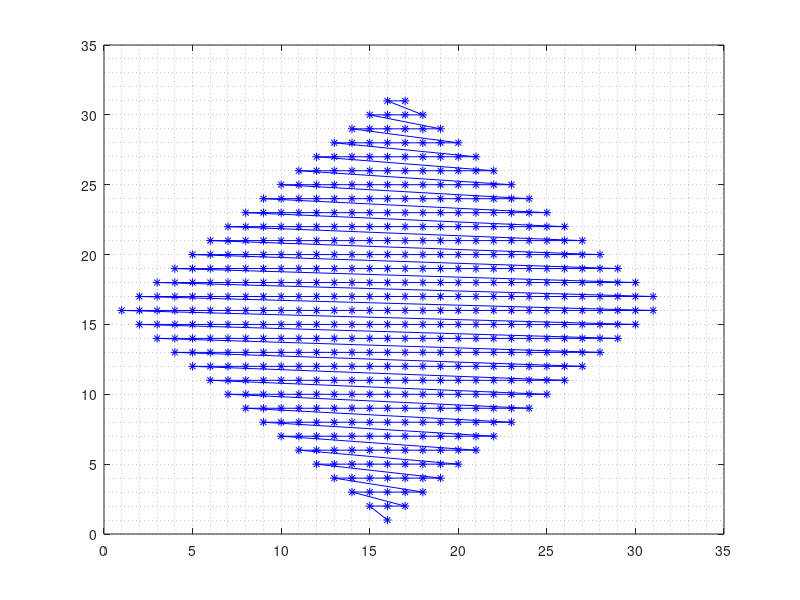

Reproduce this figure in MATLAB.
rx=[16
15
16
17
14
15
16
17
18
13
14
15
16
17
18
19
12
13
14
15
16
17
18
19
20
11
12
13
14
15
16
17
18
19
20
21
10
11
12
13
14
15
16
17
18
19
20
21
22
9
10
11
12
13
14
15
16
17
18
19
20
21
22
23
8
9
10
11
12
13
14
15
16
17
18
19
20
21
22
23
24
7
8
9
10
11
12
13
14
15
16
17
18
19
20
21
22
23
24
25
6
7
8
9
10
11
12
13
14
15
16
17
18
19
20
21
22
23
24
25
26
5
6
7
8
9
10
11
12
13
14
15
16
17
18
19
20
21
22
23
24
25
26
27
4
5
6
7
8
9
10
11
12
13
14
15
16
17
18
19
20
21
22
23
24
25
26
27
28
3
4
5
6
7
8
9
10
11
12
13
14
15
16
17
18
19
20
21
22
23
24
25
26
27
28
29
2
3
4
5
6
7
8
9
10
11
12
13
14
15
16
17
18
19
20
21
22
23
24
25
26
27
28
29
30
1
2
3
4
5
6
7
8
9
10
11
12
13
14
15
16
17
18
19
20
21
22
23
24
25
26
27
28
29
30
31
2
3
4
5
6
7
8
9
10
11
12
13
14
15
16
17
18
19
20
21
22
23
24
25
26
27
28
29
30
31
3
4
5
6
7
8
9
10
11
12
13
14
15
16
17
18
19
20
21
22
23
24
25
26
27
28
29
30
4
5
6
7
8
9
10
11
12
13
14
15
16
17
18
19
20
21
22
23
24
25
26
27
28
29
5
6
7
8
9
10
11
12
13
14
15
16
17
18
19
20
21
22
23
24
25
26
27
28
6
7
8
9
10
11
12
13
14
15
16
17
18
19
20
21
22
23
24
25
26
27
7
8
9
10
11
12
13
14
15
16
17
18
19
20
21
22
23
24
25
26
8
9
10
11
12
13
14
15
16
17
18
19
20
21
22
23
24
25
9
10
11
12
13
14
15
16
17
18
19
20
21
22
23
24
10
11
12
13
14
15
16
17
18
19
20
21
22
23
11
12
13
14
15
16
17
18
19
20
21
22
12
13
14
15
16
17
18
19
20
21
13
14
15
16
17
18
19
20
14
15
16
17
18
19
15
16
17
18
16
17];

ry=[1
2
2
2
3
3
3
3
3
4
4
4
4
4
4
4
5
5
5
5
5
5
5
5
5
6
6
6
6
6
6
6
6
6
6
6
7
7
7
7
7
7
7
7
7
7
7
7
7
8
8
8
8
8
8
8
8
8
8
8
8
8
8
8
9
9
9
9
9
9
9
9
9
9
9
9
9
9
9
9
9
10
10
10
10
10
10
10
10
10
10
10
10
10
10
10
10
10
10
10
11
11
11
11
11
11
11
11
11
11
11
11
11
11
11
11
11
11
11
11
11
12
12
12
12
12
12
12
12
12
12
12
12
12
12
12
12
12
12
12
12
12
12
12
13
13
13
13
13
13
13
13
13
13
13
13
13
13
13
13
13
13
13
13
13
13
13
13
13
14
14
14
14
14
14
14
14
14
14
14
14
14
14
14
14
14
14
14
14
14
14
14
14
14
14
14
15
15
15
15
15
15
15
15
15
15
15
15
15
15
15
15
15
15
15
15
15
15
15
15
15
15
15
15
15
16
16
16
16
16
16
16
16
16
16
16
16
16
16
16
16
16
16
16
16
16
16
16
16
16
16
16
16
16
16
16
17
17
17
17
17
17
17
17
17
17
17
17
17
17
17
17
17
17
17
17
17
17
17
17
17
17
17
17
17
17
18
18
18
18
18
18
18
18
18
18
18
18
18
18
18
18
18
18
18
18
18
18
18
18
18
18
18
18
19
19
19
19
19
19
19
19
19
19
19
19
19
19
19
19
19
19
19
19
19
19
19
19
19
19
20
20
20
20
20
20
20
20
20
20
20
20
20
20
20
20
20
20
20
20
20
20
20
20
21
21
21
21
21
21
21
21
21
21
21
21
21
21
21
21
21
21
21
21
21
21
22
22
22
22
22
22
22
22
22
22
22
22
22
22
22
22
22
22
22
22
23
23
23
23
23
23
23
23
23
23
23
23
23
23
23
23
23
23
24
24
24
24
24
24
24
24
24
24
24
24
24
24
24
24
25
25
25
25
25
25
25
25
25
25
25
25
25
25
26
26
26
26
26
26
26
26
26
26
26
26
27
27
27
27
27
27
27
27
27
27
28
28
28
28
28
28
28
28
29
29
29
29
29
29
30
30
30
30
31
31];
dx=[30
28
29
30
26
27
28
29
30
24
25
26
27
28
29
30
22
23
24
25
26
27
28
29
30
20
21
22
23
24
25
26
27
28
29
30
18
19
20
21
22
23
24
25
26
27
28
29
30
16
17
18
19
20
21
22
23
24
25
26
27
28
29
30
14
15
16
17
18
19
20
21
22
23
24
25
26
27
28
29
30
12
13
14
15
16
17
18
19
20
21
22
23
24
25
26
27
28
29
30
10
11
12
13
14
15
16
17
18
19
20
21
22
23
24
25
26
27
28
29
30
8
9
10
11
12
13
14
15
16
17
18
19
20
21
22
23
24
25
26
27
28
29
30
6
7
8
9
10
11
12
13
14
15
16
17
18
19
20
21
22
23
24
25
26
27
28
29
30
4
5
6
7
8
9
10
11
12
13
14
15
16
17
18
19
20
21
22
23
24
25
26
27
28
29
30
2
3
4
5
6
7
8
9
10
11
12
13
14
15
16
17
18
19
20
21
22
23
24
25
26
27
28
29
30
0
1
2
3
4
5
6
7
8
9
10
11
12
13
14
15
16
17
18
19
20
21
22
23
24
25
26
27
28
29
30
0
1
2
3
4
5
6
7
8
9
10
11
12
13
14
15
16
17
18
19
20
21
22
23
24
25
26
27
28
29
0
1
2
3
4
5
6
7
8
9
10
11
12
13
14
15
16
17
18
19
20
21
22
23
24
25
26
27
0
1
2
3
4
5
6
7
8
9
10
11
12
13
14
15
16
17
18
19
20
21
22
23
24
25
0
1
2
3
4
5
6
7
8
9
10
11
12
13
14
15
16
17
18
19
20
21
22
23
0
1
2
3
4
5
6
7
8
9
10
11
12
13
14
15
16
17
18
19
20
21
0
1
2
3
4
5
6
7
8
9
10
11
12
13
14
15
16
17
18
19
0
1
2
3
4
5
6
7
8
9
10
11
12
13
14
15
16
17
0
1
2
3
4
5
6
7
8
9
10
11
12
13
14
15
0
1
2
3
4
5
6
7
8
9
10
11
12
13
0
1
2
3
4
5
6
7
8
9
10
11
0
1
2
3
4
5
6
7
8
9
0
1
2
3
4
5
6
7
0
1
2
3
4
5
0
1
2
3
0
1];
dy=[0
0
1
2
0
1
2
3
4
0
1
2
3
4
5
6
0
1
2
3
4
5
6
7
8
0
1
2
3
4
5
6
7
8
9
10
0
1
2
3
4
5
6
7
8
9
10
11
12
0
1
2
3
4
5
6
7
8
9
10
11
12
13
14
0
1
2
3
4
5
6
7
8
9
10
11
12
13
14
15
16
0
1
2
3
4
5
6
7
8
9
10
11
12
13
14
15
16
17
18
0
1
2
3
4
5
6
7
8
9
10
11
12
13
14
15
16
17
18
19
20
0
1
2
3
4
5
6
7
8
9
10
11
12
13
14
15
16
17
18
19
20
21
22
0
1
2
3
4
5
6
7
8
9
10
11
12
13
14
15
16
17
18
19
20
21
22
23
24
0
1
2
3
4
5
6
7
8
9
10
11
12
13
14
15
16
17
18
19
20
21
22
23
24
25
26
0
1
2
3
4
5
6
7
8
9
10
11
12
13
14
15
16
17
18
19
20
21
22
23
24
25
26
27
28
0
1
2
3
4
5
6
7
8
9
10
11
12
13
14
15
16
17
18
19
20
21
22
23
24
25
26
27
28
29
30
2
3
4
5
6
7
8
9
10
11
12
13
14
15
16
17
18
19
20
21
22
23
24
25
26
27
28
29
30
31
4
5
6
7
8
9
10
11
12
13
14
15
16
17
18
19
20
21
22
23
24
25
26
27
28
29
30
31
6
7
8
9
10
11
12
13
14
15
16
17
18
19
20
21
22
23
24
25
26
27
28
29
30
31
8
9
10
11
12
13
14
15
16
17
18
19
20
21
22
23
24
25
26
27
28
29
30
31
10
11
12
13
14
15
16
17
18
19
20
21
22
23
24
25
26
27
28
29
30
31
12
13
14
15
16
17
18
19
20
21
22
23
24
25
26
27
28
29
30
31
14
15
16
17
18
19
20
21
22
23
24
25
26
27
28
29
30
31
16
17
18
19
20
21
22
23
24
25
26
27
28
29
30
31
18
19
20
21
22
23
24
25
26
27
28
29
30
31
20
21
22
23
24
25
26
27
28
29
30
31
22
23
24
25
26
27
28
29
30
31
24
25
26
27
28
29
30
31
26
27
28
29
30
31
28
29
30
31
30
31];
Rx=[1
2
3
4
5
6
7
8
9
10
11
12
13
14
15
16
2
3
4
5
6
7
8
9
10
11
12
13
14
15
16
17
2
3
4
5
6
7
8
9
10
11
12
13
14
15
16
17
3
4
5
6
7
8
9
10
11
12
13
14
15
16
17
18
3
4
5
6
7
8
9
10
11
12
13
14
15
16
17
18
4
5
6
7
8
9
10
11
12
13
14
15
16
17
18
19
4
5
6
7
8
9
10
11
12
13
14
15
16
17
18
19
5
6
7
8
9
10
11
12
13
14
15
16
17
18
19
20
5
6
7
8
9
10
11
12
13
14
15
16
17
18
19
20
6
7
8
9
10
11
12
13
14
15
16
17
18
19
20
21
6
7
8
9
10
11
12
13
14
15
16
17
18
19
20
21
7
8
9
10
11
12
13
14
15
16
17
18
19
20
21
22
7
8
9
10
11
12
13
14
15
16
17
18
19
20
21
22
8
9
10
11
12
13
14
15
16
17
18
19
20
21
22
23
8
9
10
11
12
13
14
15
16
17
18
19
20
21
22
23
9
10
11
12
13
14
15
16
17
18
19
20
21
22
23
24
9
10
11
12
13
14
15
16
17
18
19
20
21
22
23
24
10
11
12
13
14
15
16
17
18
19
20
21
22
23
24
25
10
11
12
13
14
15
16
17
18
19
20
21
22
23
24
25
11
12
13
14
15
16
17
18
19
20
21
22
23
24
25
26
11
12
13
14
15
16
17
18
19
20
21
22
23
24
25
26
12
13
14
15
16
17
18
19
20
21
22
23
24
25
26
27
12
13
14
15
16
17
18
19
20
21
22
23
24
25
26
27
13
14
15
16
17
18
19
20
21
22
23
24
25
26
27
28
13
14
15
16
17
18
19
20
21
22
23
24
25
26
27
28
14
15
16
17
18
19
20
21
22
23
24
25
26
27
28
29
14
15
16
17
18
19
20
21
22
23
24
25
26
27
28
29
15
16
17
18
19
20
21
22
23
24
25
26
27
28
29
30
15
16
17
18
19
20
21
22
23
24
25
26
27
28
29
30
16
17
18
19
20
21
22
23
24
25
26
27
28
29
30
31
16
17
18
19
20
21
22
23
24
25
26
27
28
29
30
31
];
Ry=[16
17
18
19
20
21
22
23
24
25
26
27
28
29
30
31
16
17
18
19
20
21
22
23
24
25
26
27
28
29
30
31
15
16
17
18
19
20
21
22
23
24
25
26
27
28
29
30
15
16
17
18
19
20
21
22
23
24
25
26
27
28
29
30
14
15
16
17
18
19
20
21
22
23
24
25
26
27
28
29
14
15
16
17
18
19
20
21
22
23
24
25
26
27
28
29
13
14
15
16
17
18
19
20
21
22
23
24
25
26
27
28
13
14
15
16
17
18
19
20
21
22
23
24
25
26
27
28
12
13
14
15
16
17
18
19
20
21
22
23
24
25
26
27
12
13
14
15
16
17
18
19
20
21
22
23
24
25
26
27
11
12
13
14
15
16
17
18
19
20
21
22
23
24
25
26
11
12
13
14
15
16
17
18
19
20
21
22
23
24
25
26
10
11
12
13
14
15
16
17
18
19
20
21
22
23
24
25
10
11
12
13
14
15
16
17
18
19
20
21
22
23
24
25
9
10
11
12
13
14
15
16
17
18
19
20
21
22
23
24
9
10
11
12
13
14
15
16
17
18
19
20
21
22
23
24
8
9
10
11
12
13
14
15
16
17
18
19
20
21
22
23
8
9
10
11
12
13
14
15
16
17
18
19
20
21
22
23
7
8
9
10
11
12
13
14
15
16
17
18
19
20
21
22
7
8
9
10
11
12
13
14
15
16
17
18
19
20
21
22
6
7
8
9
10
11
12
13
14
15
16
17
18
19
20
21
6
7
8
9
10
11
12
13
14
15
16
17
18
19
20
21
5
6
7
8
9
10
11
12
13
14
15
16
17
18
19
20
5
6
7
8
9
10
11
12
13
14
15
16
17
18
19
20
4
5
6
7
8
9
10
11
12
13
14
15
16
17
18
19
4
5
6
7
8
9
10
11
12
13
14
15
16
17
18
19
3
4
5
6
7
8
9
10
11
12
13
14
15
16
17
18
3
4
5
6
7
8
9
10
11
12
13
14
15
16
17
18
2
3
4
5
6
7
8
9
10
11
12
13
14
15
16
17
2
3
4
5
6
7
8
9
10
11
12
13
14
15
16
17
1
2
3
4
5
6
7
8
9
10
11
12
13
14
15
16
];

x=[30
28
29
30
26
27
28
29
30
24
25
26
27
28
29
30
22
23
24
25
26
27
28
29
30
20
21
22
23
24
25
26
27
28
29
30
18
19
20
21
22
23
24
25
26
27
28
29
30
16
17
18
19
20
21
22
23
24
25
26
27
28
29
30
14
15
16
17
18
19
20
21
22
23
24
25
26
27
28
29
30
12
13
14
15
16
17
18
19
20
21
22
23
24
25
26
27
28
29
30
10
11
12
13
14
15
16
17
18
19
20
21
22
23
24
25
26
27
28
29
30
8
9
10
11
12
13
14
15
16
17
18
19
20
21
22
23
24
25
26
27
28
29
30
6
7
8
9
10
11
12
13
14
15
16
17
18
19
20
21
22
23
24
25
26
27
28
29
30
4
5
6
7
8
9
10
11
12
13
14
15
16
17
18
19
20
21
22
23
24
25
26
27
28
29
30
2
3
4
5
6
7
8
9
10
11
12
13
14
15
16
17
18
19
20
21
22
23
24
25
26
27
28
29
30
0
1
2
3
4
5
6
7
8
9
10
11
12
13
14
15
16
17
18
19
20
21
22
23
24
25
26
27
28
29
30
0
1
2
3
4
5
6
7
8
9
10
11
12
13
14
15
16
17
18
19
20
21
22
23
24
25
26
27
28
29
0
1
2
3
4
5
6
7
8
9
10
11
12
13
14
15
16
17
18
19
20
21
22
23
24
25
26
27
0
1
2
3
4
5
6
7
8
9
10
11
12
13
14
15
16
17
18
19
20
21
22
23
24
25
0
1
2
3
4
5
6
7
8
9
10
11
12
13
14
15
16
17
18
19
20
21
22
23
0
1
2
3
4
5
6
7
8
9
10
11
12
13
14
15
16
17
18
19
20
21
0
1
2
3
4
5
6
7
8
9
10
11
12
13
14
15
16
17
18
19
0
1
2
3
4
5
6
7
8
9
10
11
12
13
14
15
16
17
0
1
2
3
4
5
6
7
8
9
10
11
12
13
14
15
0
1
2
3
4
5
6
7
8
9
10
11
12
13
0
1
2
3
4
5
6
7
8
9
10
11
0
1
2
3
4
5
6
7
8
9
0
1
2
3
4
5
6
7
0
1
2
3
4
5
0
1
2
3
0
1];
y=[0
0
0
1
0
0
1
1
2
0
0
1
1
2
2
3
0
0
1
1
2
2
3
3
4
0
0
1
1
2
2
3
3
4
4
5
0
0
1
1
2
2
3
3
4
4
5
5
6
0
0
1
1
2
2
3
3
4
4
5
5
6
6
7
0
0
1
1
2
2
3
3
4
4
5
5
6
6
7
7
8
0
0
1
1
2
2
3
3
4
4
5
5
6
6
7
7
8
8
9
0
0
1
1
2
2
3
3
4
4
5
5
6
6
7
7
8
8
9
9
10
0
0
1
1
2
2
3
3
4
4
5
5
6
6
7
7
8
8
9
9
10
10
11
0
0
1
1
2
2
3
3
4
4
5
5
6
6
7
7
8
8
9
9
10
10
11
11
12
0
0
1
1
2
2
3
3
4
4
5
5
6
6
7
7
8
8
9
9
10
10
11
11
12
12
13
0
0
1
1
2
2
3
3
4
4
5
5
6
6
7
7
8
8
9
9
10
10
11
11
12
12
13
13
14
0
0
1
1
2
2
3
3
4
4
5
5
6
6
7
7
8
8
9
9
10
10
11
11
12
12
13
13
14
14
15
1
1
2
2
3
3
4
4
5
5
6
6
7
7
8
8
9
9
10
10
11
11
12
12
13
13
14
14
15
15
2
2
3
3
4
4
5
5
6
6
7
7
8
8
9
9
10
10
11
11
12
12
13
13
14
14
15
15
3
3
4
4
5
5
6
6
7
7
8
8
9
9
10
10
11
11
12
12
13
13
14
14
15
15
4
4
5
5
6
6
7
7
8
8
9
9
10
10
11
11
12
12
13
13
14
14
15
15
5
5
6
6
7
7
8
8
9
9
10
10
11
11
12
12
13
13
14
14
15
15
6
6
7
7
8
8
9
9
10
10
11
11
12
12
13
13
14
14
15
15
7
7
8
8
9
9
10
10
11
11
12
12
13
13
14
14
15
15
8
8
9
9
10
10
11
11
12
12
13
13
14
14
15
15
9
9
10
10
11
11
12
12
13
13
14
14
15
15
10
10
11
11
12
12
13
13
14
14
15
15
11
11
12
12
13
13
14
14
15
15
12
12
13
13
14
14
15
15
13
13
14
14
15
15
14
14
15
15
15
15];
y2=[0
0
1
2
0
1
2
3
4
0
1
2
3
4
5
6
0
1
2
3
4
5
6
7
8
0
1
2
3
4
5
6
7
8
9
10
0
1
2
3
4
5
6
7
8
9
10
11
12
0
1
2
3
4
5
6
7
8
9
10
11
12
13
14
0
1
2
3
4
5
6
7
8
9
10
11
12
13
14
15
16
0
1
2
3
4
5
6
7
8
9
10
11
12
13
14
15
16
17
18
0
1
2
3
4
5
6
7
8
9
10
11
12
13
14
15
16
17
18
19
20
0
1
2
3
4
5
6
7
8
9
10
11
12
13
14
15
16
17
18
19
20
21
22
0
1
2
3
4
5
6
7
8
9
10
11
12
13
14
15
16
17
18
19
20
21
22
23
24
0
1
2
3
4
5
6
7
8
9
10
11
12
13
14
15
16
17
18
19
20
21
22
23
24
25
26
0
1
2
3
4
5
6
7
8
9
10
11
12
13
14
15
16
17
18
19
20
21
22
23
24
25
26
27
28
0
1
2
3
4
5
6
7
8
9
10
11
12
13
14
15
16
17
18
19
20
21
22
23
24
25
26
27
28
29
30
2
3
4
5
6
7
8
9
10
11
12
13
14
15
16
17
18
19
20
21
22
23
24
25
26
27
28
29
30
31
4
5
6
7
8
9
10
11
12
13
14
15
16
17
18
19
20
21
22
23
24
25
26
27
28
29
30
31
6
7
8
9
10
11
12
13
14
15
16
17
18
19
20
21
22
23
24
25
26
27
28
29
30
31
8
9
10
11
12
13
14
15
16
17
18
19
20
21
22
23
24
25
26
27
28
29
30
31
10
11
12
13
14
15
16
17
18
19
20
21
22
23
24
25
26
27
28
29
30
31
12
13
14
15
16
17
18
19
20
21
22
23
24
25
26
27
28
29
30
31
14
15
16
17
18
19
20
21
22
23
24
25
26
27
28
29
30
31
16
17
18
19
20
21
22
23
24
25
26
27
28
29
30
31
18
19
20
21
22
23
24
25
26
27
28
29
30
31
20
21
22
23
24
25
26
27
28
29
30
31
22
23
24
25
26
27
28
29
30
31
24
25
26
27
28
29
30
31
26
27
28
29
30
31
28
29
30
31
30
31];
rx2=[16
15
16
17
14
15
16
17
18
13
14
15
16
17
18
19
12
13
14
15
16
17
18
19
20
11
12
13
14
15
16
17
18
19
20
21
10
11
12
13
14
15
16
17
18
19
20
21
22
9
10
11
12
13
14
15
16
17
18
19
20
21
22
23
8
9
10
11
12
13
14
15
16
17
18
19
20
21
22
23
24
7
8
9
10
11
12
13
14
15
16
17
18
19
20
21
22
23
24
25
6
7
8
9
10
11
12
13
14
15
16
17
18
19
20
21
22
23
24
25
26
5
6
7
8
9
10
11
12
13
14
15
16
17
18
19
20
21
22
23
24
25
26
27
4
5
6
7
8
9
10
11
12
13
14
15
16
17
18
19
20
21
22
23
24
25
26
27
28
3
4
5
6
7
8
9
10
11
12
13
14
15
16
17
18
19
20
21
22
23
24
25
26
27
28
29
2
3
4
5
6
7
8
9
10
11
12
13
14
15
16
17
18
19
20
21
22
23
24
25
26
27
28
29
30
1
2
3
4
5
6
7
8
9
10
11
12
13
14
15
16
17
18
19
20
21
22
23
24
25
26
27
28
29
30
31
2
3
4
5
6
7
8
9
10
11
12
13
14
15
16
17
18
19
20
21
22
23
24
25
26
27
28
29
30
31
3
4
5
6
7
8
9
10
11
12
13
14
15
16
17
18
19
20
21
22
23
24
25
26
27
28
29
30
4
5
6
7
8
9
10
11
12
13
14
15
16
17
18
19
20
21
22
23
24
25
26
27
28
29
5
6
7
8
9
10
11
12
13
14
15
16
17
18
19
20
21
22
23
24
25
26
27
28
6
7
8
9
10
11
12
13
14
15
16
17
18
19
20
21
22
23
24
25
26
27
7
8
9
10
11
12
13
14
15
16
17
18
19
20
21
22
23
24
25
26
8
9
10
11
12
13
14
15
16
17
18
19
20
21
22
23
24
25
9
10
11
12
13
14
15
16
17
18
19
20
21
22
23
24
10
11
12
13
14
15
16
17
18
19
20
21
22
23
11
12
13
14
15
16
17
18
19
20
21
22
12
13
14
15
16
17
18
19
20
21
13
14
15
16
17
18
19
20
14
15
16
17
18
19
15
16
17
18
16
17
];
ry2=[1
2
2
2
3
3
3
3
3
4
4
4
4
4
4
4
5
5
5
5
5
5
5
5
5
6
6
6
6
6
6
6
6
6
6
6
7
7
7
7
7
7
7
7
7
7
7
7
7
8
8
8
8
8
8
8
8
8
8
8
8
8
8
8
9
9
9
9
9
9
9
9
9
9
9
9
9
9
9
9
9
10
10
10
10
10
10
10
10
10
10
10
10
10
10
10
10
10
10
10
11
11
11
11
11
11
11
11
11
11
11
11
11
11
11
11
11
11
11
11
11
12
12
12
12
12
12
12
12
12
12
12
12
12
12
12
12
12
12
12
12
12
12
12
13
13
13
13
13
13
13
13
13
13
13
13
13
13
13
13
13
13
13
13
13
13
13
13
13
14
14
14
14
14
14
14
14
14
14
14
14
14
14
14
14
14
14
14
14
14
14
14
14
14
14
14
15
15
15
15
15
15
15
15
15
15
15
15
15
15
15
15
15
15
15
15
15
15
15
15
15
15
15
15
15
16
16
16
16
16
16
16
16
16
16
16
16
16
16
16
16
16
16
16
16
16
16
16
16
16
16
16
16
16
16
16
17
17
17
17
17
17
17
17
17
17
17
17
17
17
17
17
17
17
17
17
17
17
17
17
17
17
17
17
17
17
18
18
18
18
18
18
18
18
18
18
18
18
18
18
18
18
18
18
18
18
18
18
18
18
18
18
18
18
19
19
19
19
19
19
19
19
19
19
19
19
19
19
19
19
19
19
19
19
19
19
19
19
19
19
20
20
20
20
20
20
20
20
20
20
20
20
20
20
20
20
20
20
20
20
20
20
20
20
21
21
21
21
21
21
21
21
21
21
21
21
21
21
21
21
21
21
21
21
21
21
22
22
22
22
22
22
22
22
22
22
22
22
22
22
22
22
22
22
22
22
23
23
23
23
23
23
23
23
23
23
23
23
23
23
23
23
23
23
24
24
24
24
24
24
24
24
24
24
24
24
24
24
24
24
25
25
25
25
25
25
25
25
25
25
25
25
25
25
26
26
26
26
26
26
26
26
26
26
26
26
27
27
27
27
27
27
27
27
27
27
28
28
28
28
28
28
28
28
29
29
29
29
29
29
30
30
30
30
31
31];


dx3=[0
0
0
0
0
0
0
0
0
0
0
0
0
0
0
0
1
1
1
1
1
1
1
1
1
1
1
1
1
1
1
1
2
2
2
2
2
2
2
2
2
2
2
2
2
2
2
2
3
3
3
3
3
3
3
3
3
3
3
3
3
3
3
3
4
4
4
4
4
4
4
4
4
4
4
4
4
4
4
4
5
5
5
5
5
5
5
5
5
5
5
5
5
5
5
5
6
6
6
6
6
6
6
6
6
6
6
6
6
6
6
6
7
7
7
7
7
7
7
7
7
7
7
7
7
7
7
7
8
8
8
8
8
8
8
8
8
8
8
8
8
8
8
8
9
9
9
9
9
9
9
9
9
9
9
9
9
9
9
9
10
10
10
10
10
10
10
10
10
10
10
10
10
10
10
10
11
11
11
11
11
11
11
11
11
11
11
11
11
11
11
11
12
12
12
12
12
12
12
12
12
12
12
12
12
12
12
12
13
13
13
13
13
13
13
13
13
13
13
13
13
13
13
13
14
14
14
14
14
14
14
14
14
14
14
14
14
14
14
14
15
15
15
15
15
15
15
15
15
15
15
15
15
15
15
15
16
16
16
16
16
16
16
16
16
16
16
16
16
16
16
16
17
17
17
17
17
17
17
17
17
17
17
17
17
17
17
17
18
18
18
18
18
18
18
18
18
18
18
18
18
18
18
18
19
19
19
19
19
19
19
19
19
19
19
19
19
19
19
19
20
20
20
20
20
20
20
20
20
20
20
20
20
20
20
20
21
21
21
21
21
21
21
21
21
21
21
21
21
21
21
21
22
22
22
22
22
22
22
22
22
22
22
22
22
22
22
22
23
23
23
23
23
23
23
23
23
23
23
23
23
23
23
23
24
24
24
24
24
24
24
24
24
24
24
24
24
24
24
24
25
25
25
25
25
25
25
25
25
25
25
25
25
25
25
25
26
26
26
26
26
26
26
26
26
26
26
26
26
26
26
26
27
27
27
27
27
27
27
27
27
27
27
27
27
27
27
27
28
28
28
28
28
28
28
28
28
28
28
28
28
28
28
28
29
29
29
29
29
29
29
29
29
29
29
29
29
29
29
29
30
30
30
30
30
30
30
30
30
30
30
30
30
30
30
30
];
dy3=[
    0
2
4
6
8
10
12
14
16
18
20
22
24
26
28
30
1
3
5
7
9
11
13
15
17
19
21
23
25
27
29
31
0
2
4
6
8
10
12
14
16
18
20
22
24
26
28
30
1
3
5
7
9
11
13
15
17
19
21
23
25
27
29
31
0
2
4
6
8
10
12
14
16
18
20
22
24
26
28
30
1
3
5
7
9
11
13
15
17
19
21
23
25
27
29
31
0
2
4
6
8
10
12
14
16
18
20
22
24
26
28
30
1
3
5
7
9
11
13
15
17
19
21
23
25
27
29
31
0
2
4
6
8
10
12
14
16
18
20
22
24
26
28
30
1
3
5
7
9
11
13
15
17
19
21
23
25
27
29
31
0
2
4
6
8
10
12
14
16
18
20
22
24
26
28
30
1
3
5
7
9
11
13
15
17
19
21
23
25
27
29
31
0
2
4
6
8
10
12
14
16
18
20
22
24
26
28
30
1
3
5
7
9
11
13
15
17
19
21
23
25
27
29
31
0
2
4
6
8
10
12
14
16
18
20
22
24
26
28
30
1
3
5
7
9
11
13
15
17
19
21
23
25
27
29
31
0
2
4
6
8
10
12
14
16
18
20
22
24
26
28
30
1
3
5
7
9
11
13
15
17
19
21
23
25
27
29
31
0
2
4
6
8
10
12
14
16
18
20
22
24
26
28
30
1
3
5
7
9
11
13
15
17
19
21
23
25
27
29
31
0
2
4
6
8
10
12
14
16
18
20
22
24
26
28
30
1
3
5
7
9
11
13
15
17
19
21
23
25
27
29
31
0
2
4
6
8
10
12
14
16
18
20
22
24
26
28
30
1
3
5
7
9
11
13
15
17
19
21
23
25
27
29
31
0
2
4
6
8
10
12
14
16
18
20
22
24
26
28
30
1
3
5
7
9
11
13
15
17
19
21
23
25
27
29
31
0
2
4
6
8
10
12
14
16
18
20
22
24
26
28
30
1
3
5
7
9
11
13
15
17
19
21
23
25
27
29
31
0
2
4
6
8
10
12
14
16
18
20
22
24
26
28
30
1
3
5
7
9
11
13
15
17
19
21
23
25
27
29
31
0
2
4
6
8
10
12
14
16
18
20
22
24
26
28
30
];

rx3=[
    1
2
3
4
5
6
7
8
9
10
11
12
13
14
15
16
2
3
4
5
6
7
8
9
10
11
12
13
14
15
16
17
2
3
4
5
6
7
8
9
10
11
12
13
14
15
16
17
3
4
5
6
7
8
9
10
11
12
13
14
15
16
17
18
3
4
5
6
7
8
9
10
11
12
13
14
15
16
17
18
4
5
6
7
8
9
10
11
12
13
14
15
16
17
18
19
4
5
6
7
8
9
10
11
12
13
14
15
16
17
18
19
5
6
7
8
9
10
11
12
13
14
15
16
17
18
19
20
5
6
7
8
9
10
11
12
13
14
15
16
17
18
19
20
6
7
8
9
10
11
12
13
14
15
16
17
18
19
20
21
6
7
8
9
10
11
12
13
14
15
16
17
18
19
20
21
7
8
9
10
11
12
13
14
15
16
17
18
19
20
21
22
7
8
9
10
11
12
13
14
15
16
17
18
19
20
21
22
8
9
10
11
12
13
14
15
16
17
18
19
20
21
22
23
8
9
10
11
12
13
14
15
16
17
18
19
20
21
22
23
9
10
11
12
13
14
15
16
17
18
19
20
21
22
23
24
9
10
11
12
13
14
15
16
17
18
19
20
21
22
23
24
10
11
12
13
14
15
16
17
18
19
20
21
22
23
24
25
10
11
12
13
14
15
16
17
18
19
20
21
22
23
24
25
11
12
13
14
15
16
17
18
19
20
21
22
23
24
25
26
11
12
13
14
15
16
17
18
19
20
21
22
23
24
25
26
12
13
14
15
16
17
18
19
20
21
22
23
24
25
26
27
12
13
14
15
16
17
18
19
20
21
22
23
24
25
26
27
13
14
15
16
17
18
19
20
21
22
23
24
25
26
27
28
13
14
15
16
17
18
19
20
21
22
23
24
25
26
27
28
14
15
16
17
18
19
20
21
22
23
24
25
26
27
28
29
14
15
16
17
18
19
20
21
22
23
24
25
26
27
28
29
15
16
17
18
19
20
21
22
23
24
25
26
27
28
29
30
15
16
17
18
19
20
21
22
23
24
25
26
27
28
29
30
16
17
18
19
20
21
22
23
24
25
26
27
28
29
30
31
16
17
18
19
20
21
22
23
24
25
26
27
28
29
30
31
];

ry3=[16
17
18
19
20
21
22
23
24
25
26
27
28
29
30
31
16
17
18
19
20
21
22
23
24
25
26
27
28
29
30
31
15
16
17
18
19
20
21
22
23
24
25
26
27
28
29
30
15
16
17
18
19
20
21
22
23
24
25
26
27
28
29
30
14
15
16
17
18
19
20
21
22
23
24
25
26
27
28
29
14
15
16
17
18
19
20
21
22
23
24
25
26
27
28
29
13
14
15
16
17
18
19
20
21
22
23
24
25
26
27
28
13
14
15
16
17
18
19
20
21
22
23
24
25
26
27
28
12
13
14
15
16
17
18
19
20
21
22
23
24
25
26
27
12
13
14
15
16
17
18
19
20
21
22
23
24
25
26
27
11
12
13
14
15
16
17
18
19
20
21
22
23
24
25
26
11
12
13
14
15
16
17
18
19
20
21
22
23
24
25
26
10
11
12
13
14
15
16
17
18
19
20
21
22
23
24
25
10
11
12
13
14
15
16
17
18
19
20
21
22
23
24
25
9
10
11
12
13
14
15
16
17
18
19
20
21
22
23
24
9
10
11
12
13
14
15
16
17
18
19
20
21
22
23
24
8
9
10
11
12
13
14
15
16
17
18
19
20
21
22
23
8
9
10
11
12
13
14
15
16
17
18
19
20
21
22
23
7
8
9
10
11
12
13
14
15
16
17
18
19
20
21
22
7
8
9
10
11
12
13
14
15
16
17
18
19
20
21
22
6
7
8
9
10
11
12
13
14
15
16
17
18
19
20
21
6
7
8
9
10
11
12
13
14
15
16
17
18
19
20
21
5
6
7
8
9
10
11
12
13
14
15
16
17
18
19
20
5
6
7
8
9
10
11
12
13
14
15
16
17
18
19
20
4
5
6
7
8
9
10
11
12
13
14
15
16
17
18
19
4
5
6
7
8
9
10
11
12
13
14
15
16
17
18
19
3
4
5
6
7
8
9
10
11
12
13
14
15
16
17
18
3
4
5
6
7
8
9
10
11
12
13
14
15
16
17
18
2
3
4
5
6
7
8
9
10
11
12
13
14
15
16
17
2
3
4
5
6
7
8
9
10
11
12
13
14
15
16
17
1
2
3
4
5
6
7
8
9
10
11
12
13
14
15
16
];


rx4=[16
15
16
17
14
15
16
17
18
13
14
15
16
17
18
19
12
13
14
15
16
17
18
19
20
11
12
13
14
15
16
17
18
19
20
21
10
11
12
13
14
15
16
17
18
19
20
21
22
9
10
11
12
13
14
15
16
17
18
19
20
21
22
23
8
9
10
11
12
13
14
15
16
17
18
19
20
21
22
23
24
7
8
9
10
11
12
13
14
15
16
17
18
19
20
21
22
23
24
25
6
7
8
9
10
11
12
13
14
15
16
17
18
19
20
21
22
23
24
25
26
5
6
7
8
9
10
11
12
13
14
15
16
17
18
19
20
21
22
23
24
25
26
27
4
5
6
7
8
9
10
11
12
13
14
15
16
17
18
19
20
21
22
23
24
25
26
27
28
3
4
5
6
7
8
9
10
11
12
13
14
15
16
17
18
19
20
21
22
23
24
25
26
27
28
29
2
3
4
5
6
7
8
9
10
11
12
13
14
15
16
17
18
19
20
21
22
23
24
25
26
27
28
29
30
1
2
3
4
5
6
7
8
9
10
11
12
13
14
15
16
17
18
19
20
21
22
23
24
25
26
27
28
29
30
31
2
3
4
5
6
7
8
9
10
11
12
13
14
15
16
17
18
19
20
21
22
23
24
25
26
27
28
29
30
31
3
4
5
6
7
8
9
10
11
12
13
14
15
16
17
18
19
20
21
22
23
24
25
26
27
28
29
30
4
5
6
7
8
9
10
11
12
13
14
15
16
17
18
19
20
21
22
23
24
25
26
27
28
29
5
6
7
8
9
10
11
12
13
14
15
16
17
18
19
20
21
22
23
24
25
26
27
28
6
7
8
9
10
11
12
13
14
15
16
17
18
19
20
21
22
23
24
25
26
27
7
8
9
10
11
12
13
14
15
16
17
18
19
20
21
22
23
24
25
26
8
9
10
11
12
13
14
15
16
17
18
19
20
21
22
23
24
25
9
10
11
12
13
14
15
16
17
18
19
20
21
22
23
24
10
11
12
13
14
15
16
17
18
19
20
21
22
23
11
12
13
14
15
16
17
18
19
20
21
22
12
13
14
15
16
17
18
19
20
21
13
14
15
16
17
18
19
20
14
15
16
17
18
19
15
16
17
18
16
17

];

ry4=[1
2
2
2
3
3
3
3
3
4
4
4
4
4
4
4
5
5
5
5
5
5
5
5
5
6
6
6
6
6
6
6
6
6
6
6
7
7
7
7
7
7
7
7
7
7
7
7
7
8
8
8
8
8
8
8
8
8
8
8
8
8
8
8
9
9
9
9
9
9
9
9
9
9
9
9
9
9
9
9
9
10
10
10
10
10
10
10
10
10
10
10
10
10
10
10
10
10
10
10
11
11
11
11
11
11
11
11
11
11
11
11
11
11
11
11
11
11
11
11
11
12
12
12
12
12
12
12
12
12
12
12
12
12
12
12
12
12
12
12
12
12
12
12
13
13
13
13
13
13
13
13
13
13
13
13
13
13
13
13
13
13
13
13
13
13
13
13
13
14
14
14
14
14
14
14
14
14
14
14
14
14
14
14
14
14
14
14
14
14
14
14
14
14
14
14
15
15
15
15
15
15
15
15
15
15
15
15
15
15
15
15
15
15
15
15
15
15
15
15
15
15
15
15
15
16
16
16
16
16
16
16
16
16
16
16
16
16
16
16
16
16
16
16
16
16
16
16
16
16
16
16
16
16
16
16
17
17
17
17
17
17
17
17
17
17
17
17
17
17
17
17
17
17
17
17
17
17
17
17
17
17
17
17
17
17
18
18
18
18
18
18
18
18
18
18
18
18
18
18
18
18
18
18
18
18
18
18
18
18
18
18
18
18
19
19
19
19
19
19
19
19
19
19
19
19
19
19
19
19
19
19
19
19
19
19
19
19
19
19
20
20
20
20
20
20
20
20
20
20
20
20
20
20
20
20
20
20
20
20
20
20
20
20
21
21
21
21
21
21
21
21
21
21
21
21
21
21
21
21
21
21
21
21
21
21
22
22
22
22
22
22
22
22
22
22
22
22
22
22
22
22
22
22
22
22
23
23
23
23
23
23
23
23
23
23
23
23
23
23
23
23
23
23
24
24
24
24
24
24
24
24
24
24
24
24
24
24
24
24
25
25
25
25
25
25
25
25
25
25
25
25
25
25
26
26
26
26
26
26
26
26
26
26
26
26
27
27
27
27
27
27
27
27
27
27
28
28
28
28
28
28
28
28
29
29
29
29
29
29
30
30
30
30
31
31

];

rx5=[16
15
16
17
14
15
16
17
18
13
14
15
16
17
18
19
12
13
14
15
16
17
18
19
20
11
12
13
14
15
16
17
18
19
20
21
10
11
12
13
14
15
16
17
18
19
20
21
22
9
10
11
12
13
14
15
16
17
18
19
20
21
22
23
8
9
10
11
12
13
14
15
16
17
18
19
20
21
22
23
24
7
8
9
10
11
12
13
14
15
16
17
18
19
20
21
22
23
24
25
6
7
8
9
10
11
12
13
14
15
16
17
18
19
20
21
22
23
24
25
26
5
6
7
8
9
10
11
12
13
14
15
16
17
18
19
20
21
22
23
24
25
26
27
4
5
6
7
8
9
10
11
12
13
14
15
16
17
18
19
20
21
22
23
24
25
26
27
28
3
4
5
6
7
8
9
10
11
12
13
14
15
16
17
18
19
20
21
22
23
24
25
26
27
28
29
2
3
4
5
6
7
8
9
10
11
12
13
14
15
16
17
18
19
20
21
22
23
24
25
26
27
28
29
30
1
2
3
4
5
6
7
8
9
10
11
12
13
14
15
16
17
18
19
20
21
22
23
24
25
26
27
28
29
30
31
2
3
4
5
6
7
8
9
10
11
12
13
14
15
16
17
18
19
20
21
22
23
24
25
26
27
28
29
30
31
3
4
5
6
7
8
9
10
11
12
13
14
15
16
17
18
19
20
21
22
23
24
25
26
27
28
29
30
4
5
6
7
8
9
10
11
12
13
14
15
16
17
18
19
20
21
22
23
24
25
26
27
28
29
5
6
7
8
9
10
11
12
13
14
15
16
17
18
19
20
21
22
23
24
25
26
27
28
6
7
8
9
10
11
12
13
14
15
16
17
18
19
20
21
22
23
24
25
26
27
7
8
9
10
11
12
13
14
15
16
17
18
19
20
21
22
23
24
25
26
8
9
10
11
12
13
14
15
16
17
18
19
20
21
22
23
24
25
9
10
11
12
13
14
15
16
17
18
19
20
21
22
23
24
10
11
12
13
14
15
16
17
18
19
20
21
22
23
11
12
13
14
15
16
17
18
19
20
21
22
12
13
14
15
16
17
18
19
20
21
13
14
15
16
17
18
19
20
14
15
16
17
18
19
15
16
17
18
16
17
];
ry5=[1
2
2
2
3
3
3
3
3
4
4
4
4
4
4
4
5
5
5
5
5
5
5
5
5
6
6
6
6
6
6
6
6
6
6
6
7
7
7
7
7
7
7
7
7
7
7
7
7
8
8
8
8
8
8
8
8
8
8
8
8
8
8
8
9
9
9
9
9
9
9
9
9
9
9
9
9
9
9
9
9
10
10
10
10
10
10
10
10
10
10
10
10
10
10
10
10
10
10
10
11
11
11
11
11
11
11
11
11
11
11
11
11
11
11
11
11
11
11
11
11
12
12
12
12
12
12
12
12
12
12
12
12
12
12
12
12
12
12
12
12
12
12
12
13
13
13
13
13
13
13
13
13
13
13
13
13
13
13
13
13
13
13
13
13
13
13
13
13
14
14
14
14
14
14
14
14
14
14
14
14
14
14
14
14
14
14
14
14
14
14
14
14
14
14
14
15
15
15
15
15
15
15
15
15
15
15
15
15
15
15
15
15
15
15
15
15
15
15
15
15
15
15
15
15
16
16
16
16
16
16
16
16
16
16
16
16
16
16
16
16
16
16
16
16
16
16
16
16
16
16
16
16
16
16
16
17
17
17
17
17
17
17
17
17
17
17
17
17
17
17
17
17
17
17
17
17
17
17
17
17
17
17
17
17
17
18
18
18
18
18
18
18
18
18
18
18
18
18
18
18
18
18
18
18
18
18
18
18
18
18
18
18
18
19
19
19
19
19
19
19
19
19
19
19
19
19
19
19
19
19
19
19
19
19
19
19
19
19
19
20
20
20
20
20
20
20
20
20
20
20
20
20
20
20
20
20
20
20
20
20
20
20
20
21
21
21
21
21
21
21
21
21
21
21
21
21
21
21
21
21
21
21
21
21
21
22
22
22
22
22
22
22
22
22
22
22
22
22
22
22
22
22
22
22
22
23
23
23
23
23
23
23
23
23
23
23
23
23
23
23
23
23
23
24
24
24
24
24
24
24
24
24
24
24
24
24
24
24
24
25
25
25
25
25
25
25
25
25
25
25
25
25
25
26
26
26
26
26
26
26
26
26
26
26
26
27
27
27
27
27
27
27
27
27
27
28
28
28
28
28
28
28
28
29
29
29
29
29
29
30
30
30
30
31
31

];
plot(rx5,ry5,'Color','blue');hold on;plot(rx5,ry5,'*','Color','blue');grid minor;